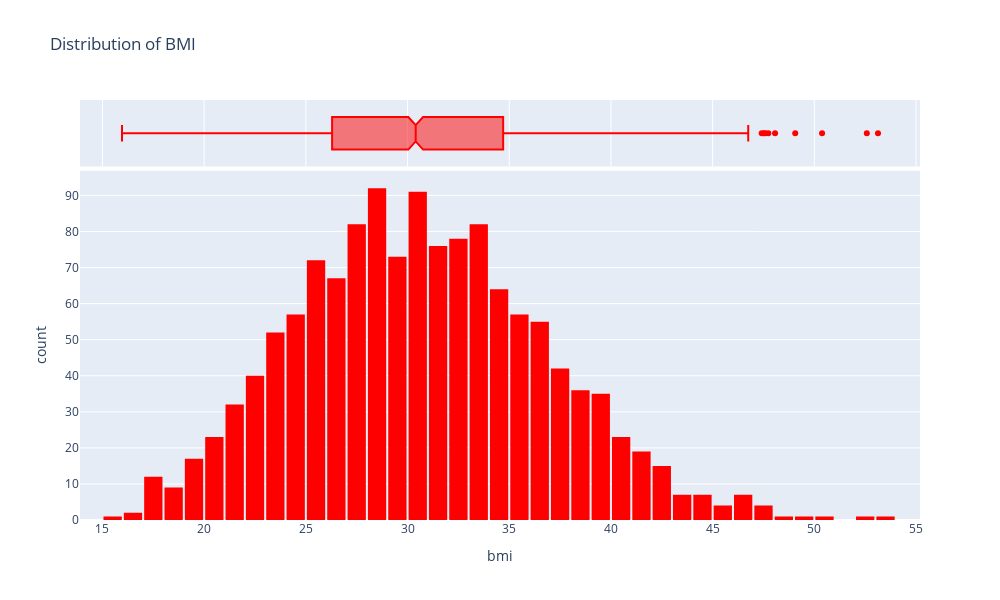

The notebook cell this image was saved under:
### Markdown cell above
## Body Mass Index

### Code cell
fig = px.histogram(medical_df,
                  x='bmi',
                  marginal = 'box',
                  color_discrete_sequence = ['red'],
                  title = 'Distribution of BMI')
fig.update_layout(bargap=0.1, width=1000,height=600)
fig.show()

### Figure 1 — Plotly figure (JSON) as saved in the notebook; plotly's stock layout.template omitted (floating-point values rounded to 4 significant figures; data arrays with more than 128 entries replaced by an {"elided": "..."} marker saying what was removed)
{"data": [{"alignmentgroup": "True", "bingroup": "x", "hovertemplate": "bmi=%{x}<br>count=%{y}<extra></extra>", "legendgroup": "", "marker": {"color": "red", "pattern": {"shape": ""}}, "name": "", "offsetgroup": "", "orientation": "v", "showlegend": false, "type": "histogram", "x": {"elided": "1338 float values"}, "xaxis": "x", "yaxis": "y"}, {"alignmentgroup": "True", "hovertemplate": "bmi=%{x}<extra></extra>", "legendgroup": "", "marker": {"color": "red"}, "name": "", "notched": true, "offsetgroup": "", "showlegend": false, "type": "box", "x": {"elided": "1338 float values"}, "xaxis": "x2", "yaxis": "y2"}], "layout": {"bargap": 0.1, "barmode": "relative", "height": 600, "legend": {"tracegroupgap": 0}, "title": {"text": "Distribution of BMI"}, "width": 1000, "xaxis": {"anchor": "y", "autorange": true, "domain": [0, 1], "range": [13.89, 55.2], "title": {"text": "bmi"}, "type": "linear"}, "xaxis2": {"anchor": "y2", "autorange": true, "domain": [0, 1], "matches": "x", "range": [13.89, 55.2], "showgrid": true, "showticklabels": false, "type": "linear"}, "yaxis": {"anchor": "x", "autorange": true, "domain": [0, 0.8316], "range": [0, 96.84], "title": {"text": "count"}}, "yaxis2": {"anchor": "x2", "autorange": true, "domain": [0.8416, 1], "matches": "y2", "range": [-0.5, 0.5], "showgrid": false, "showline": false, "showticklabels": false, "ticks": "", "type": "category"}}}
